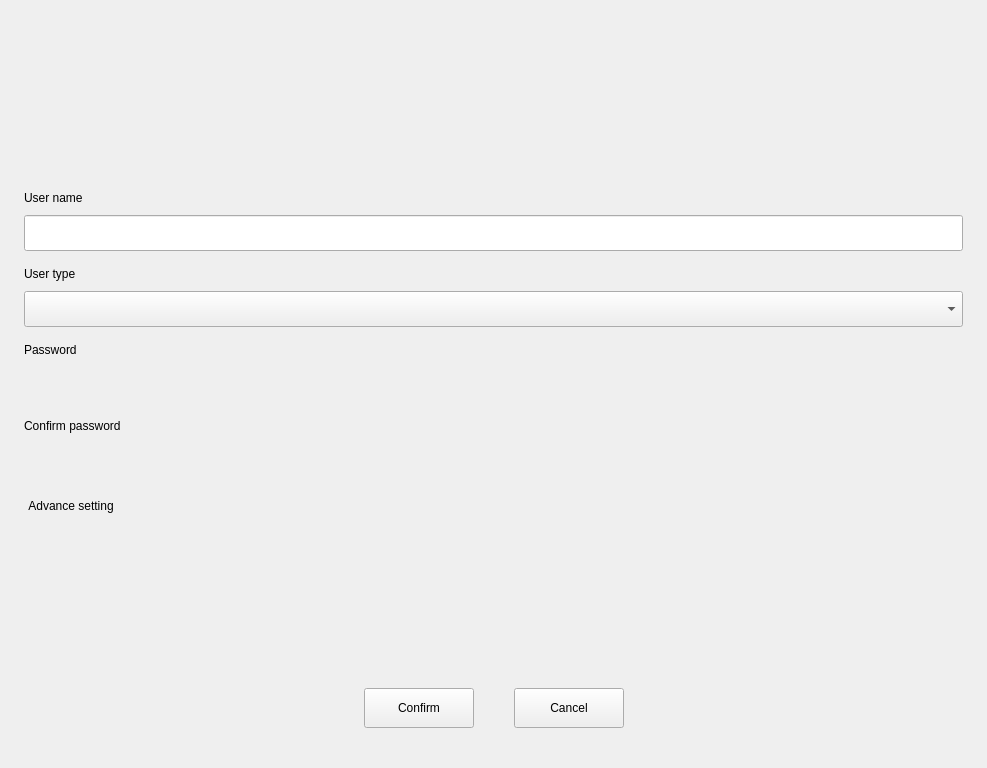
<?xml version="1.0" encoding="UTF-8"?>
<ui version="4.0">
 <class>CreateUserPage</class>
 <widget class="QWidget" name="CreateUserPage">
  <property name="geometry">
   <rect>
    <x>0</x>
    <y>0</y>
    <width>987</width>
    <height>768</height>
   </rect>
  </property>
  <property name="windowTitle">
   <string>Form</string>
  </property>
  <layout class="QVBoxLayout" name="verticalLayout">
   <property name="spacing">
    <number>0</number>
   </property>
   <property name="leftMargin">
    <number>24</number>
   </property>
   <property name="topMargin">
    <number>0</number>
   </property>
   <property name="rightMargin">
    <number>24</number>
   </property>
   <property name="bottomMargin">
    <number>0</number>
   </property>
   <item>
    <layout class="QHBoxLayout" name="horizontalLayout">
     <property name="spacing">
      <number>0</number>
     </property>
     <property name="topMargin">
      <number>25</number>
     </property>
     <item>
      <spacer name="horizontalSpacer">
       <property name="orientation">
        <enum>Qt::Horizontal</enum>
       </property>
       <property name="sizeHint" stdset="0">
        <size>
         <width>40</width>
         <height>20</height>
        </size>
       </property>
      </spacer>
     </item>
     <item>
      <widget class="UserAvatarWidget" name="avatar" native="true">
       <property name="sizePolicy">
        <sizepolicy hsizetype="Fixed" vsizetype="Fixed">
         <horstretch>0</horstretch>
         <verstretch>0</verstretch>
        </sizepolicy>
       </property>
       <property name="minimumSize">
        <size>
         <width>150</width>
         <height>150</height>
        </size>
       </property>
       <property name="maximumSize">
        <size>
         <width>150</width>
         <height>150</height>
        </size>
       </property>
       <property name="accessibleName">
        <string>UserAvatarWidget</string>
       </property>
      </widget>
     </item>
     <item>
      <spacer name="horizontalSpacer_2">
       <property name="orientation">
        <enum>Qt::Horizontal</enum>
       </property>
       <property name="sizeHint" stdset="0">
        <size>
         <width>40</width>
         <height>20</height>
        </size>
       </property>
      </spacer>
     </item>
    </layout>
   </item>
   <item>
    <layout class="QHBoxLayout" name="horizontalLayout_4">
     <property name="spacing">
      <number>0</number>
     </property>
     <property name="topMargin">
      <number>16</number>
     </property>
     <item>
      <widget class="QLabel" name="label_name">
       <property name="text">
        <string>User name</string>
       </property>
      </widget>
     </item>
    </layout>
   </item>
   <item>
    <layout class="QHBoxLayout" name="horizontalLayout_5">
     <property name="spacing">
      <number>0</number>
     </property>
     <property name="topMargin">
      <number>10</number>
     </property>
     <item>
      <widget class="QLineEdit" name="edit_name">
       <property name="minimumSize">
        <size>
         <width>0</width>
         <height>36</height>
        </size>
       </property>
       <property name="maximumSize">
        <size>
         <width>16777215</width>
         <height>36</height>
        </size>
       </property>
       <property name="contextMenuPolicy">
        <enum>Qt::NoContextMenu</enum>
       </property>
       <property name="accessibleName">
        <string>EditUserName</string>
       </property>
      </widget>
     </item>
    </layout>
   </item>
   <item>
    <layout class="QHBoxLayout" name="horizontalLayout_6">
     <property name="spacing">
      <number>0</number>
     </property>
     <property name="topMargin">
      <number>16</number>
     </property>
     <item>
      <widget class="QLabel" name="label_userType">
       <property name="text">
        <string>User type</string>
       </property>
      </widget>
     </item>
    </layout>
   </item>
   <item>
    <layout class="QHBoxLayout" name="horizontalLayout_2">
     <property name="spacing">
      <number>0</number>
     </property>
     <property name="topMargin">
      <number>10</number>
     </property>
     <item>
      <widget class="QComboBox" name="combo_userType">
       <property name="minimumSize">
        <size>
         <width>0</width>
         <height>36</height>
        </size>
       </property>
       <property name="maximumSize">
        <size>
         <width>16777215</width>
         <height>36</height>
        </size>
       </property>
       <property name="accessibleName">
        <string>ComboUserType</string>
       </property>
      </widget>
     </item>
    </layout>
   </item>
   <item>
    <layout class="QHBoxLayout" name="horizontalLayout_3">
     <property name="spacing">
      <number>0</number>
     </property>
     <property name="topMargin">
      <number>16</number>
     </property>
     <item>
      <widget class="QLabel" name="label_passwd">
       <property name="text">
        <string>Password</string>
       </property>
      </widget>
     </item>
    </layout>
   </item>
   <item>
    <layout class="QHBoxLayout" name="horizontalLayout_7">
     <property name="spacing">
      <number>0</number>
     </property>
     <property name="topMargin">
      <number>10</number>
     </property>
     <item>
      <widget class="LineEditWithCheckIcon" name="editcheck_passwd" native="true">
       <property name="sizePolicy">
        <sizepolicy hsizetype="Preferred" vsizetype="Fixed">
         <horstretch>0</horstretch>
         <verstretch>0</verstretch>
        </sizepolicy>
       </property>
       <property name="minimumSize">
        <size>
         <width>0</width>
         <height>36</height>
        </size>
       </property>
       <property name="maximumSize">
        <size>
         <width>16777215</width>
         <height>36</height>
        </size>
       </property>
       <property name="accessibleName">
        <string>EditPasswd</string>
       </property>
      </widget>
     </item>
    </layout>
   </item>
   <item>
    <layout class="QHBoxLayout" name="horizontalLayout_8">
     <property name="spacing">
      <number>0</number>
     </property>
     <property name="topMargin">
      <number>16</number>
     </property>
     <item>
      <widget class="QLabel" name="label_confirmPasswd">
       <property name="text">
        <string>Confirm password</string>
       </property>
      </widget>
     </item>
    </layout>
   </item>
   <item>
    <layout class="QHBoxLayout" name="horizontalLayout_9">
     <property name="spacing">
      <number>0</number>
     </property>
     <property name="topMargin">
      <number>10</number>
     </property>
     <item>
      <widget class="LineEditWithCheckIcon" name="editcheck_confirmPasswd" native="true">
       <property name="sizePolicy">
        <sizepolicy hsizetype="Preferred" vsizetype="Fixed">
         <horstretch>0</horstretch>
         <verstretch>0</verstretch>
        </sizepolicy>
       </property>
       <property name="minimumSize">
        <size>
         <width>0</width>
         <height>36</height>
        </size>
       </property>
       <property name="maximumSize">
        <size>
         <width>16777215</width>
         <height>36</height>
        </size>
       </property>
       <property name="accessibleName">
        <string>EditPasswdConfirm</string>
       </property>
      </widget>
     </item>
    </layout>
   </item>
   <item>
    <layout class="QHBoxLayout" name="horizontalLayout_10">
     <property name="spacing">
      <number>0</number>
     </property>
     <property name="topMargin">
      <number>16</number>
     </property>
     <property name="bottomMargin">
      <number>10</number>
     </property>
     <item>
      <widget class="QPushButton" name="btn_advanceSetting">
       <property name="accessibleName">
        <string>ButtonAdvanceSetting</string>
       </property>
       <property name="autoFillBackground">
        <bool>false</bool>
       </property>
       <property name="text">
        <string>Advance setting</string>
       </property>
       <property name="autoRepeatDelay">
        <number>0</number>
       </property>
       <property name="autoRepeatInterval">
        <number>0</number>
       </property>
       <property name="autoDefault">
        <bool>false</bool>
       </property>
       <property name="default">
        <bool>false</bool>
       </property>
       <property name="flat">
        <bool>true</bool>
       </property>
      </widget>
     </item>
     <item>
      <spacer name="horizontalSpacer_3">
       <property name="orientation">
        <enum>Qt::Horizontal</enum>
       </property>
       <property name="sizeHint" stdset="0">
        <size>
         <width>40</width>
         <height>20</height>
        </size>
       </property>
      </spacer>
     </item>
    </layout>
   </item>
   <item>
    <spacer name="verticalSpacer">
     <property name="orientation">
      <enum>Qt::Vertical</enum>
     </property>
     <property name="sizeHint" stdset="0">
      <size>
       <width>20</width>
       <height>40</height>
      </size>
     </property>
    </spacer>
   </item>
   <item>
    <layout class="QHBoxLayout" name="horizontalLayout_11">
     <property name="spacing">
      <number>0</number>
     </property>
     <property name="bottomMargin">
      <number>40</number>
     </property>
     <item>
      <spacer name="horizontalSpacer_4">
       <property name="orientation">
        <enum>Qt::Horizontal</enum>
       </property>
       <property name="sizeHint" stdset="0">
        <size>
         <width>0</width>
         <height>20</height>
        </size>
       </property>
      </spacer>
     </item>
     <item>
      <widget class="AnimationPushButton" name="btn_confirm">
       <property name="sizePolicy">
        <sizepolicy hsizetype="Fixed" vsizetype="Fixed">
         <horstretch>0</horstretch>
         <verstretch>0</verstretch>
        </sizepolicy>
       </property>
       <property name="minimumSize">
        <size>
         <width>110</width>
         <height>40</height>
        </size>
       </property>
       <property name="maximumSize">
        <size>
         <width>110</width>
         <height>40</height>
        </size>
       </property>
       <property name="baseSize">
        <size>
         <width>252</width>
         <height>60</height>
        </size>
       </property>
       <property name="accessibleName">
        <string>ButtonConfirm</string>
       </property>
       <property name="text">
        <string>Confirm</string>
       </property>
      </widget>
     </item>
     <item>
      <spacer name="horizontalSpacer_6">
       <property name="orientation">
        <enum>Qt::Horizontal</enum>
       </property>
       <property name="sizeType">
        <enum>QSizePolicy::Fixed</enum>
       </property>
       <property name="sizeHint" stdset="0">
        <size>
         <width>40</width>
         <height>20</height>
        </size>
       </property>
      </spacer>
     </item>
     <item>
      <widget class="QPushButton" name="btn_cancel">
       <property name="sizePolicy">
        <sizepolicy hsizetype="Fixed" vsizetype="Fixed">
         <horstretch>0</horstretch>
         <verstretch>0</verstretch>
        </sizepolicy>
       </property>
       <property name="minimumSize">
        <size>
         <width>110</width>
         <height>40</height>
        </size>
       </property>
       <property name="maximumSize">
        <size>
         <width>110</width>
         <height>40</height>
        </size>
       </property>
       <property name="baseSize">
        <size>
         <width>252</width>
         <height>60</height>
        </size>
       </property>
       <property name="accessibleName">
        <string>ButtonCancel</string>
       </property>
       <property name="text">
        <string>Cancel</string>
       </property>
      </widget>
     </item>
     <item>
      <spacer name="horizontalSpacer_5">
       <property name="orientation">
        <enum>Qt::Horizontal</enum>
       </property>
       <property name="sizeHint" stdset="0">
        <size>
         <width>0</width>
         <height>20</height>
        </size>
       </property>
      </spacer>
     </item>
    </layout>
   </item>
  </layout>
 </widget>
 <customwidgets>
  <customwidget>
   <class>UserAvatarWidget</class>
   <extends>QWidget</extends>
   <header location="global">user-avatar-widget.h</header>
   <container>1</container>
  </customwidget>
  <customwidget>
   <class>LineEditWithCheckIcon</class>
   <extends>QWidget</extends>
   <header location="global">lineedit-with-checkicon/lineedit-with-checkicon.h</header>
   <container>1</container>
  </customwidget>
  <customwidget>
   <class>AnimationPushButton</class>
   <extends>QPushButton</extends>
   <header location="global">animation-push-button/animation-push-button.h</header>
  </customwidget>
 </customwidgets>
 <resources/>
 <connections/>
</ui>
